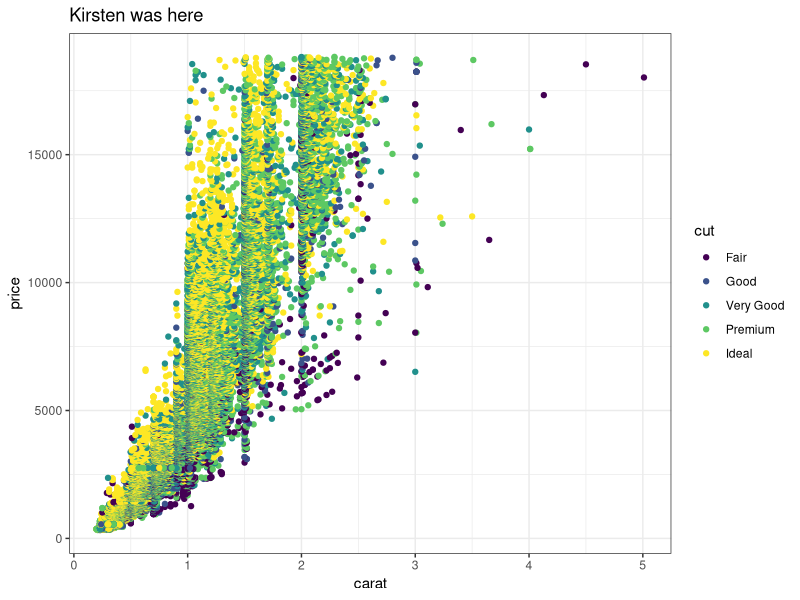

The R source for this figure: (Note: this script raises an error after producing the figure.)
## ---- chunk 1
knitr::opts_chunk$set(echo = TRUE)
library(tidyverse)
## ---- chunk 2
# Partner 1: 
# Run the code below to see the original graph
# Change the code below to make the point color change based on 'cut', and update the theme to theme_bw(). Update the title to include your first name. 

ggplot(data = diamonds, aes(x = carat, y = price, color = cut)) +
  geom_point() +
  theme_bw() +
  labs(title = "Kirsten was here")
## ---- chunk 3
# Partner 2: 
# Run the code below to see the original graph
# Change the code below to make the geom a geom_jitter, and update the theme to theme_light. Update the title to include your first name. 

ggplot(data = diamonds, aes(x = color, y = carat) +
  geom_jitter() +
  theme_light() +
  labs(title = "Teague was here"))


## ---- chunk 4

ggplot(data = diamonds, aes(x = depth, y = cut)) +
  geom_point() +
  theme_minimal()
#random comment fjklasdjfkl;sajfklasjlk;fsakjsahgioewrnalsnfklasdjfkl;as dfsa   hi kirsten!

#Making a subplot
really_big_diamonds <- diamonds %>% 
  filter(carat > 3)

ggplot(data = really_big_diamonds, aes(x = carat, y = price)) +
  geom_point() +
  theme_dark()
## ---- chunk 5
#i have class in like 5 minutes LOL 

#boodsalkfjlkasjdklf;ajsiofealk;sdjfkla
